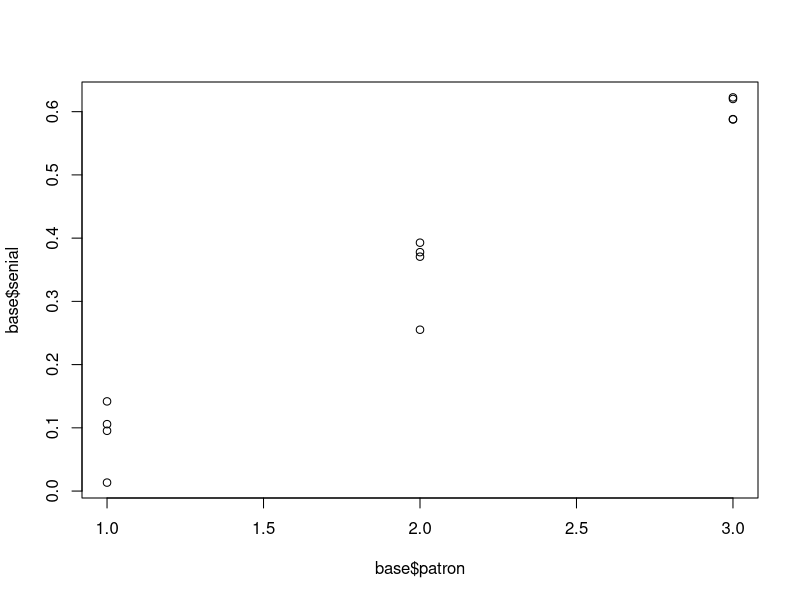
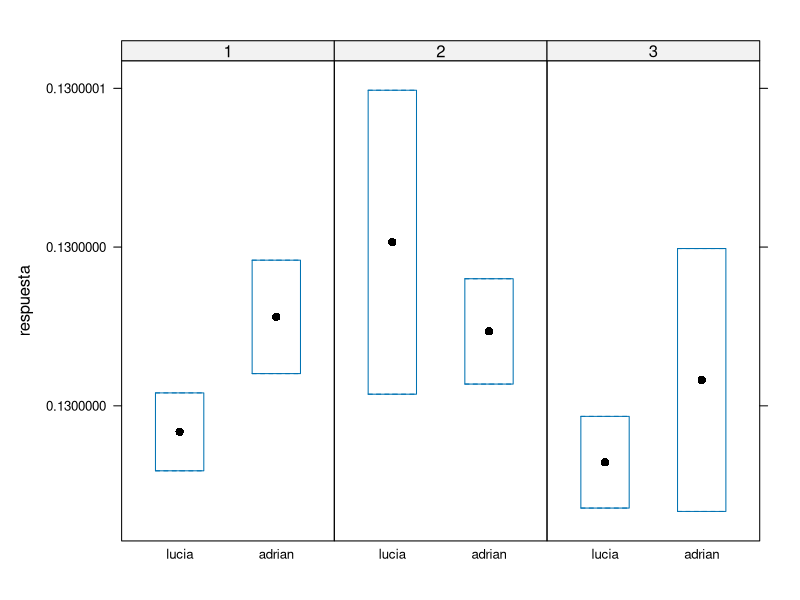
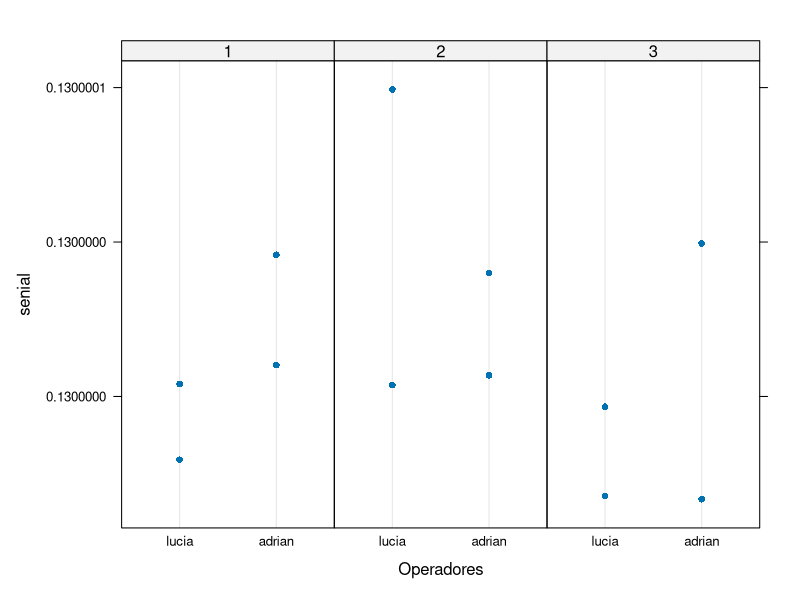
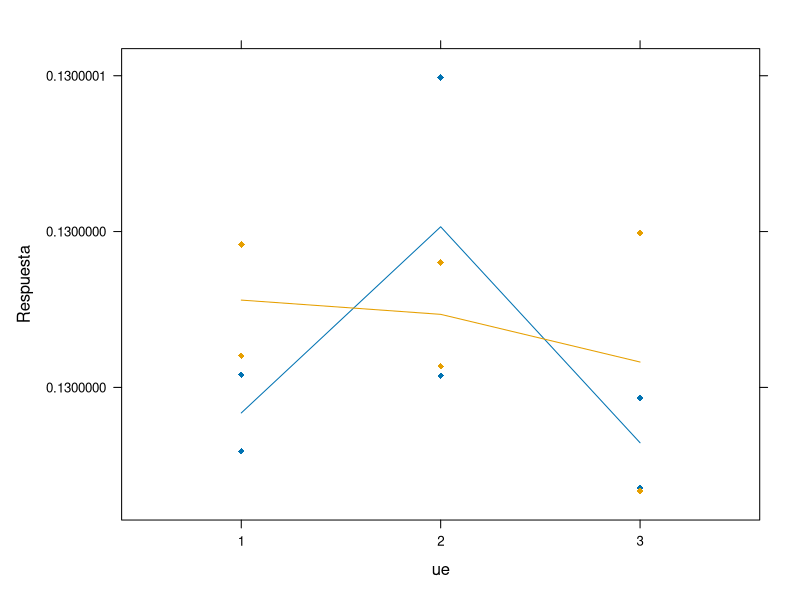
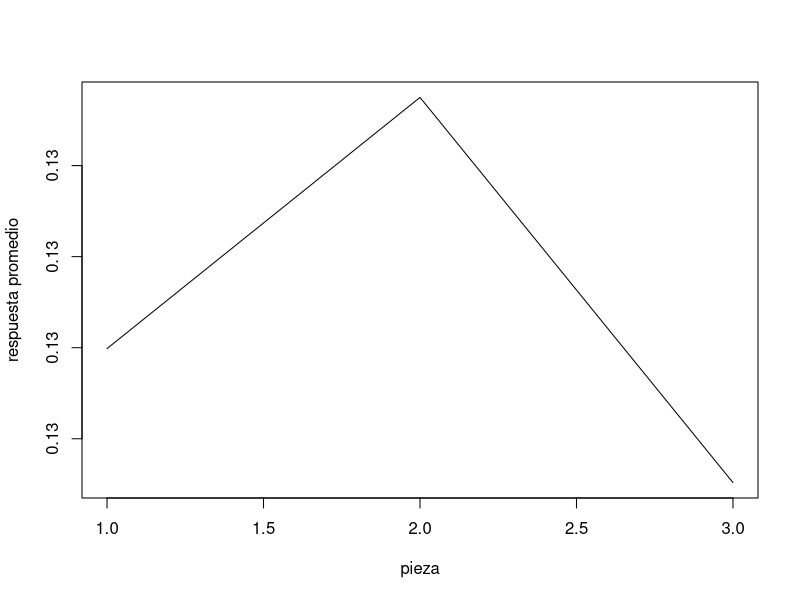
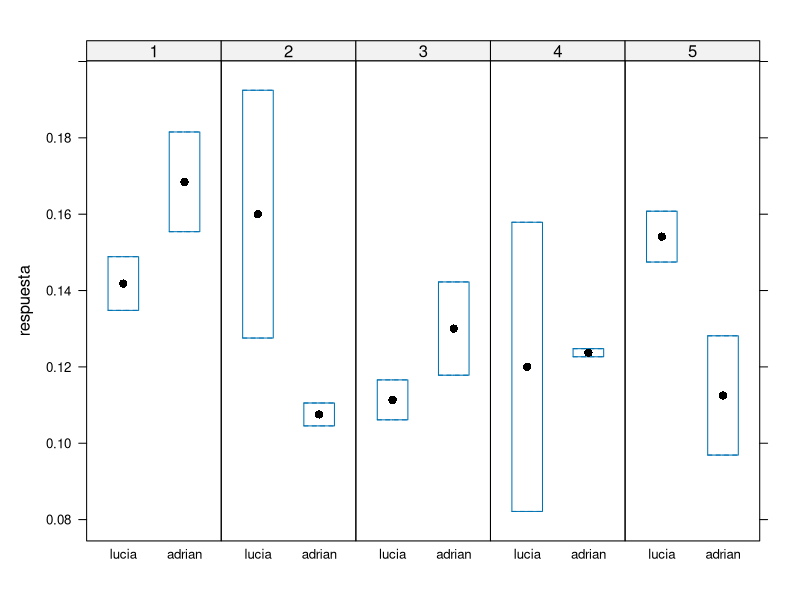
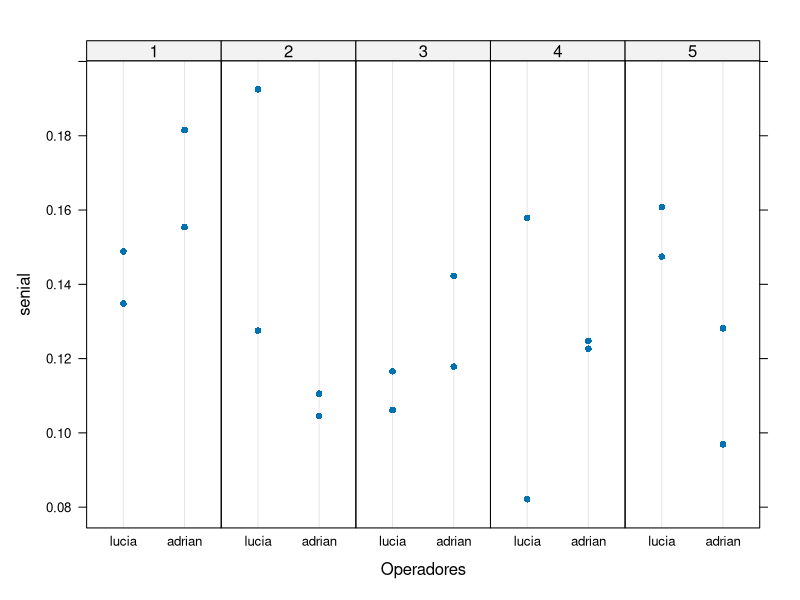
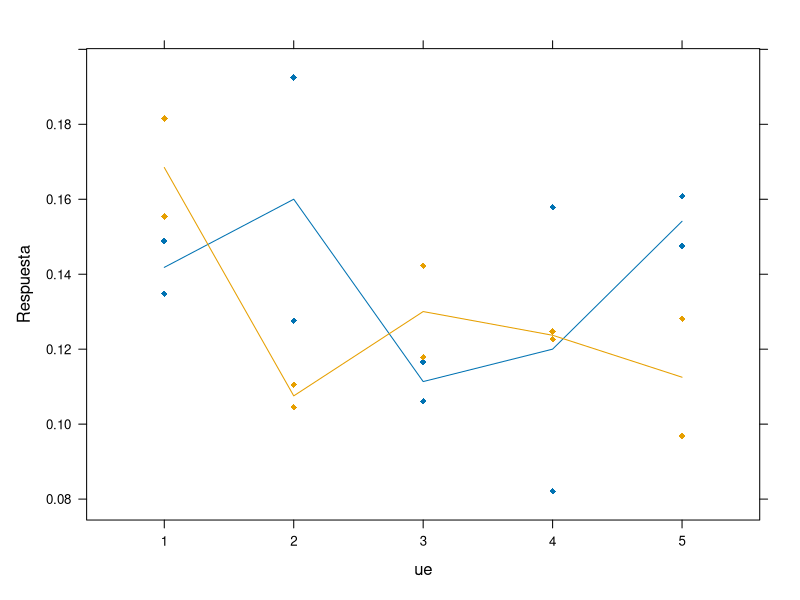

These charts were generated, in order, by the following R code:
## ---- chunk 1
N <- 3 # numero de patrones que quieran
r <- 4 # cantidad de repeticiones por patron



sigma<- 0.002 

prom1 <- 0.13
prom2 <- 0.35
prom3 <- 0.60
prom4 <- 0.90
prom5 <- 1.25

senial <- c()

patron <- factor(rep(1:N,each=r))

for (i in 1:length(patron)) {

  if(patron[i] == 1){
    
    senial[i] =  abs(rnorm(n=r, mean= prom1, sd=sqrt(sigma)))
    
  }else if(patron[i] == 2){
    
    senial[i] = abs(rnorm(n=r, mean= prom2, sd=sqrt(sigma)))
    
  }else if(patron[i] == 3){
    
    senial[i] = abs(rnorm(n=r, mean= prom3, sd=sqrt(sigma)))
    
  # }else if(patron[i] == 4){
  #  
  #   senial[i] = abs(rnorm(n=r, mean= prom4, sd=sqrt(sigma)))
     
  # }else if(patron[i] == 5){
  #   
  #   senial[i] = abs(rnorm(n=r, mean= prom5, sd=sqrt(sigma)))
  #   
  }
  
} 


senial <- as.numeric(senial)
base <- data.frame(cbind(patron,senial))

plot(base$patron,base$senial)

# library(ggplot2)
# 
# ggplot(base, aes(patron,senial)) + 
#   geom_point() +
#   geom_smooth(method = "lm") 
# ------------------------------------------------------------------- REPRODUCIBILIDAD Y REPETIBILIDAD ----------------------------------------------------------------------------
# R&R:
N <- 1 # numero de patrones que quieran
r <- 12 # cantidad de repeticiones por patron

sigma<- 0.000000000000001 

prom1 <- 0.13

senial <- c()

patron <- factor(rep(1:N,each=r))

for (i in 1:length(patron)) {

  if(patron[i] == 1){
    
    senial[i] =  abs(rnorm(n=r, mean= prom1, sd=sqrt(sigma)))
    
  }
  
}

senial <- as.numeric(senial)
analistas <- factor(rep(c("lucia","adrian"),each = 2, times = 3))
repe <- rep(c(1,2),6)
ue <- rep(1:3,each = 4)
base <- data.frame(cbind(patron,senial,analistas,repe,ue))

base$ue <- factor(base$ue)
base$repe <- factor(base$repe)
base$analistas <- factor(base$analistas)
levels(base$analistas) = c("lucia","adrian")
str(base)
# visualizacion:
library(lattice)
bwplot(senial~analistas|ue,layout=c(3,1),ylab = "respuesta",data = base)
dotplot(senial~analistas|ue,xlab="Operadores",layout=c(3,1),data=base)
xyplot(senial~ue,groups = analistas, type = c("p", "a"),pch = 18,  ylab = "Respuesta", base)
plot(tapply(base$senial,base$ue,mean),type = "l",xlab = "pieza",ylab = "respuesta promedio")
## ---- chunk 2
table(base$analistas,base$repe)
## ---- chunk 3
N <- 1 # numero de patrones que quieran
r <- 20 # cantidad de repeticiones por patron

sigma<- 0.001 

prom1 <- 0.13

senial <- c()

patron <- factor(rep(1:N,each=r))

for (i in 1:length(patron)) {

  if(patron[i] == 1){
    
    senial[i] =  abs(rnorm(n=r, mean= prom1, sd=sqrt(sigma)))
    
  }
  
}

senial <- as.numeric(senial)
analistas <- factor(rep(c("lucia","adrian"),each = 2, times = 5))
repe <- rep(c(1,2),10)
ue <- rep(1:5,each = 4)
base <- data.frame(cbind(patron,senial,analistas,repe,ue))

base$ue <- factor(base$ue)
base$repe <- factor(base$repe)
base$analistas <- factor(base$analistas)
levels(base$analistas) = c("lucia","adrian")
str(base)
# visualizacion:
library(lattice)
bwplot(senial~analistas|ue,layout=c(5,1),ylab = "respuesta",data = base)
dotplot(senial~analistas|ue,xlab="Operadores",layout=c(5,1),data=base)
xyplot(senial~ue,groups = analistas, type = c("p", "a"),pch = 18,  ylab = "Respuesta", base)
plot(tapply(base$senial,base$ue,mean),type = "l",xlab = "pieza",ylab = "respuesta promedio")
## ---- chunk 4
table(base$ue,base$analistas)
## ---- chunk 5
N <- 1 # numero de patrones que quieran
r <- 24 # cantidad de repeticiones por patron

sigma<- 0.00001 

prom1 <- 0.13

senial <- c()

patron <- factor(rep(1:N,each=r))

for (i in 1:length(patron)) {

  if(patron[i] == 1){
    
    senial[i] =  abs(rnorm(n=r, mean= prom1, sd=sqrt(sigma)))
    
  }
  
}

senial <- as.numeric(senial)
analistas <- factor(rep(c("lucia","adrian"),each = 3, times = 4))
repe <- rep(c(1:3),8)
ue <- rep(1:4,each = 6)
base <- data.frame(cbind(patron,senial,analistas,repe,ue))

base$ue <- factor(base$ue)
base$repe <- factor(base$repe)
base$analistas <- factor(base$analistas)
levels(base$analistas) = c("lucia","adrian")
str(base)
# visualizacion:
library(lattice)
bwplot(senial~analistas|ue,layout=c(4,1),ylab = "respuesta",data = base)
dotplot(senial~analistas|ue,xlab="Operadores",layout=c(4,1),data=base)
xyplot(senial~ue,groups = analistas, type = c("p", "a"),pch = 18,  ylab = "Respuesta", base)
plot(tapply(base$senial,base$ue,mean),type = "l",xlab = "pieza",ylab = "respuesta promedio")
## ---- chunk 6
table(base$ue,base$analistas)
## ---- chunk 7
N <- 5 # numero de patrones que quieran
r <- 3 # cantidad de repeticiones por patron



# sigma<- 0.002 

prom1 <- 0.13
prom2 <- 0.35
prom3 <- 0.60
prom4 <- 0.95
prom5 <- 1.25

senial <- c()

patron <- factor(rep(1:N,each=r))

for (i in 1:length(patron)) {

  if(patron[i] == 1){
    
    senial[i] =  abs(rnorm(n=r, mean= prom1, sd=sqrt(0.0002)))
    
  }else if(patron[i] == 2){
    
    senial[i] = abs(rnorm(n=r, mean= prom2, sd=sqrt(0.002)))
    
  }else if(patron[i] == 3){
    
    senial[i] = abs(rnorm(n=r, mean= prom3, sd=sqrt(0.01)))
    
  }else if(patron[i] == 4){
   
    senial[i] = abs(rnorm(n=r, mean= prom4, sd=sqrt(0.02)))
     
  }else if(patron[i] == 5){
    
    senial[i] = abs(rnorm(n=r, mean= prom5, sd=sqrt(0.1)))
    
  }
  
} 
senial <- as.numeric(senial)
base <- data.frame(cbind(patron,senial))

plot(base$patron,base$senial)

# library(ggplot2)
# 
# ggplot(base, aes(patron,senial)) + 
#   geom_point() +
#   geom_smooth(method = "lm") 
